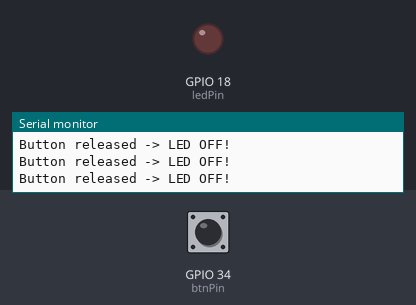
A program run on a simulated ESP32. On the bench: output pins drawn as LEDs (lit = HIGH), the last lines printed to the serial monitor. The test bench sets the inputs (shaded band); at power-on: GPIO 34 (btnPin) HIGH.

Above: at 1.3 s.
1.4 s: GPIO 34 (btnPin) pulled LOW for 0.3 s
At 1.62 s:
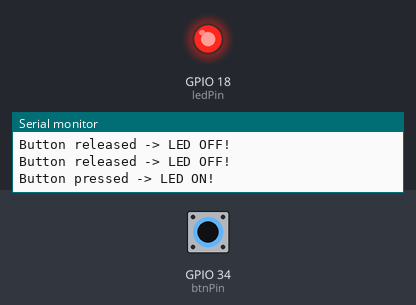
3.2 s: GPIO 34 (btnPin) pulled LOW for 3.2 s
At 7.1 s:
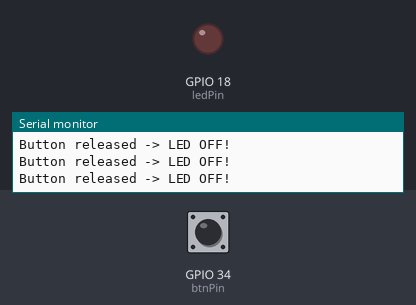
Timing chart, 0 to 8.6 s (numbered marks = the images above; inputs shaded):
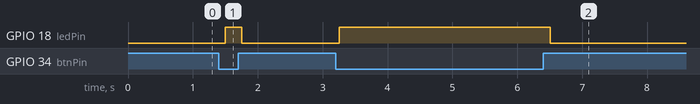

The program:

main.cpp
```cpp
#include <Arduino.h>

constexpr uint8_t ledPin = 18;
constexpr uint8_t btnPin = 34;

void setup()
{
  // define gpio pins
  pinMode(ledPin, OUTPUT);
  pinMode(btnPin, INPUT);

  // Start serial communication with baudrate of 9600
  Serial.begin(9600);

  // Send a status message
  Serial.println("--- Setup finished ---");
}

void loop()
{
  if (digitalRead(btnPin) == LOW) // button pressed (LOW)
  {
    Serial.println("Button pressed -> LED ON!");
    digitalWrite(ledPin, HIGH);
  }
  else // button not pressed (HIGH)
  {
    Serial.println("Button released -> LED OFF!");
    digitalWrite(ledPin, LOW);
  }

  // Add a small delay to make serial output readable
  // Without this, the Serial Monitor might get flooded too quickly.
  delay(250);
}
```

Measured:
- after the input at 1.4 s, GPIO 18 (ledPin): LOW → HIGH after 0.10 s, → LOW 0.25 s later
- after the input at 3.2 s, GPIO 18 (ledPin): LOW → HIGH after 0.05 s, → LOW 3.3 s later
